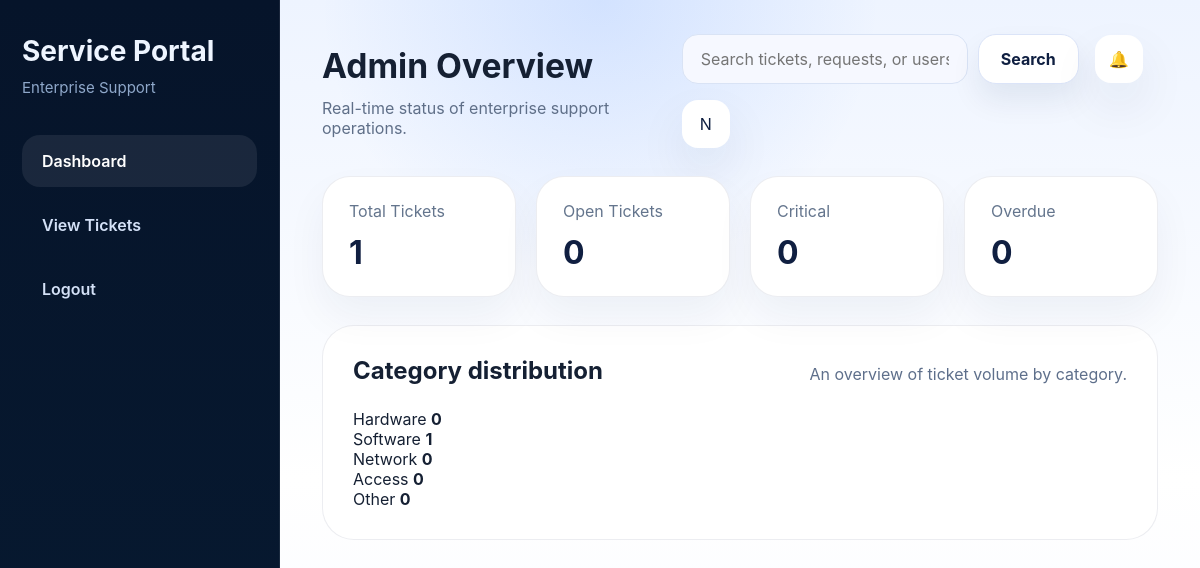
The page /it/dashboard (signed in) on the database its author committed.
### tables this page shows
CREATE TABLE users (
    id INTEGER PRIMARY KEY AUTOINCREMENT,
    username TEXT NOT NULL UNIQUE,
    password TEXT NOT NULL,
    fullname TEXT NOT NULL,
    role TEXT NOT NULL CHECK(role IN ('employee','it'))
, email TEXT, department TEXT);

CREATE TABLE tickets (
    id INTEGER PRIMARY KEY AUTOINCREMENT,
    title TEXT NOT NULL,
    category TEXT NOT NULL,
    priority TEXT NOT NULL,
    severity TEXT NOT NULL,
    description TEXT NOT NULL,
    status TEXT NOT NULL DEFAULT 'Open',
    employee_id INTEGER NOT NULL,
    assigned_to INTEGER,
    created_at TEXT NOT NULL,
    updated_at TEXT NOT NULL,
    resolution_notes TEXT,
    FOREIGN KEY(employee_id) REFERENCES users(id),
    FOREIGN KEY(assigned_to) REFERENCES users(id)
);

### app.py (the view)
        def decorated_view(*args, **kwargs):
            if g.user is None:
                return redirect(url_for('login'))
            if role and g.user['role'] != role:
                flash('Access denied for your role.', 'warning')
                return redirect(url_for(ROLE_ROUTES[g.user['role']]))
            return fn(*args, **kwargs)

### app.py (called while the page is built)
@app.before_request
def load_logged_in_user():
    user_id = session.get('user_id')
    if user_id is None:
        g.user = None
    else:
        g.user = get_user_by_id(user_id)

def login_required(role=None):
    def wrapper(fn):
        def decorated_view(*args, **kwargs):
            if g.user is None:
                return redirect(url_for('login'))
            if role and g.user['role'] != role:
                flash('Access denied for your role.', 'warning')
                return redirect(url_for(ROLE_ROUTES[g.user['role']]))
            return fn(*args, **kwargs)
        decorated_view.__name__ = fn.__name__
        return decorated_view
    return wrapper

@app.route('/it/dashboard')
@login_required('it')
def it_dashboard():
    metrics = dashboard_metrics()
    open_count = metrics['status'].get('Open', 0)
    critical_count = metrics['critical']
    overdue_count = 0
    total = sum(metrics['status'].values())
    return render_template(
        'it_dashboard.html',
        user=g.user,
        metrics=metrics,
        total=total,
        open_count=open_count,
        critical_count=critical_count,
        overdue_count=overdue_count,
        categories=CATEGORIES,
    )

### database/models.py (called while the page is built)
def get_connection():
    conn = sqlite3.connect(DB_PATH)
    conn.row_factory = sqlite3.Row
    return conn

def query_db(query, args=(), one=False):
    conn = get_connection()
    cur = conn.execute(query, args)
    rv = cur.fetchall()
    conn.commit()
    conn.close()
    return (rv[0] if rv else None) if one else rv

def get_user_by_id(user_id):
    return query_db('SELECT * FROM users WHERE id = ?', (user_id,), one=True)

def dashboard_metrics():
    stats = query_db(
        'SELECT status, COUNT(*) AS count FROM tickets GROUP BY status'
    )
    categories = query_db(
        'SELECT category, COUNT(*) AS count FROM tickets GROUP BY category'
    )
    priorities = query_db(
        'SELECT priority, COUNT(*) AS count FROM tickets GROUP BY priority'
    )
    critical = query_db(
        "SELECT COUNT(*) AS count FROM tickets WHERE priority = 'Critical' OR severity = 'Critical'", (), one=True)
    return {
        'status': {row['status']: row['count'] for row in stats},
        'category': {row['category']: row['count'] for row in categories},
        'priority': {row['priority']: row['count'] for row in priorities},
        'critical': critical['count'] if critical else 0
    }

### templates/it_dashboard.html (shortened to what this page needs)
<!DOCTYPE html>
<html lang="en">
<head>
    <link rel="stylesheet" href="{{ url_for('static', filename='css/style.css') }}">
</head>
<body>
    <div class="layout-shell">
        <aside class="sidebar">
            <div class="brand">
                <h2>Service Portal</h2>
                <span>Enterprise Support</span>
            </div>
            <nav>
                <a href="{{ url_for('it_dashboard') }}" class="active">Dashboard</a>
                <a href="{{ url_for('manage_tickets') }}">View Tickets</a>
                <a href="{{ url_for('logout') }}">Logout</a>
            </nav>
        </aside>
        <main class="content">
            <div class="header-top">
                <div class="topbar-left">
                    <h1>Admin Overview</h1>
                    <p>Real-time status of enterprise support operations.</p>
                </div>
                <div class="topbar-actions" style="align-items:center; gap:16px;">
                    <form method="get" class="search-form" style="display:flex; gap:10px; align-items:center;">
                        <div class="search-bar" style="flex:1;">
                            <input type="text" name="search" placeholder="Search tickets, requests, or users..." value="{{ request.args.get('search', '') }}">
                        </div>
                        <button type="submit" class="button button-secondary">Search</button>
                    </form>
                    <div class="notification-pill">🔔</div>
                    <div class="avatar-pill">{{ user['fullname'][0]|upper }}</div>
                </div>
            </div>
            <section class="dashboard-grid">
                <div class="stat-card">
                    <span>Total Tickets</span>
                    <strong>{{ total }}</strong>
                </div>
                <div class="stat-card">
                    <span>Open Tickets</span>
                    <strong>{{ open_count }}</strong>
                </div>
                <div class="stat-card">
                    <span>Critical</span>
                    <strong>{{ critical_count }}</strong>
                </div>
                <div class="stat-card">
                    <span>Overdue</span>
                    <strong>{{ overdue_count }}</strong>
                </div>
            </section>
            <section class="panel">
                <div class="panel-header">
                    <h2>Category distribution</h2>
                    <p>An overview of ticket volume by category.</p>
                </div>
                <div class="info-grid">
                    {% for category in categories %}
                        <div class="chart-card">
                            <span>{{ category }}</span>
                            <strong>{{ metrics['category'].get(category, 0) }}</strong>
                        </div>
                    {% endfor %}
                </div>
            </section>
        </main>
    </div>
</body>
</html>

### static/css/style.css (style rules this page uses)
* { box-sizing: border-box; }
:root { color-scheme: light; font-family: 'Inter', 'Segoe UI', Tahoma, Geneva, Verdana, sans-serif; font-synthesis: none; text-rendering: optimizeLegibility; -webkit-font-smoothing: antialiased; }
html { scroll-behavior: smooth; }
body { margin: 0; min-height: 100vh; background: radial-gradient(circle at top, rgba(10,97,255,0.12), transparent 28%), linear-gradient(180deg, #eef4ff 0%, #ffffff 60%, #f7f9ff 100%); color: #152033; }
a { text-decoration: none; color: inherit; }
button, input, textarea, select { font: inherit; }
.button, button { display: inline-flex; align-items: center; justify-content: center; gap: 8px; padding: 14px 22px; border-radius: 18px; border: 1px solid transparent; font-weight: 700; transition: transform 0.2s ease, box-shadow 0.2s ease, background 0.2s ease, color 0.2s ease; white-space: nowrap; }
.button-secondary { color: #0f1f41; background: #ffffff; border-color: #dbe4f8; box-shadow: 0 16px 30px rgba(15,35,80,0.08); }
.layout-shell { display: grid; grid-template-columns: 280px 1fr; min-height: 100vh; }
.sidebar { padding: 34px 22px; background: linear-gradient(180deg, #06142a 0%, #071a31 100%); color: #eef5ff; border-right: 1px solid rgba(255,255,255,0.08); }
.sidebar .brand h2 { margin: 0; font-size: 1.75rem; }
.sidebar .brand span { margin-top: 10px; display: inline-block; color: #8fa8ca; font-size: 0.94rem; }
.sidebar nav { margin-top: 38px; display: grid; gap: 12px; }
.sidebar nav a { display: block; padding: 16px 20px; border-radius: 18px; color: #d4e1f7; font-weight: 600; transition: background 0.2s ease, color 0.2s ease; }
.sidebar nav a.active, .sidebar nav a:hover { color: #ffffff; background: rgba(255,255,255,0.08); }
.content { padding: 34px 42px; }
.header-top { display: flex; justify-content: space-between; gap: 18px; align-items: center; margin-bottom: 28px; }
.topbar-left h1 { margin: 0; font-size: clamp(2rem, 2.8vw, 2.8rem); }
.topbar-left p { margin: 12px 0 0; color: #5f6f88; }
.topbar-actions { display: flex; align-items: center; gap: 16px; flex-wrap: wrap; }
.search-bar { display: flex; align-items: center; gap: 12px; width: min(520px, 100%); }
.search-bar input { width: 100%; padding: 14px 18px; border-radius: 16px; border: 1px solid #d9e3f5; background: #f6f8ff; color: #182135; }
.notification-pill, .avatar-pill { width: 48px; height: 48px; border-radius: 16px; display: inline-flex; align-items: center; justify-content: center; background: #ffffff; box-shadow: 0 22px 50px rgba(15,35,80,0.08); color: #0f1f41; }
.dashboard-grid { display: grid; grid-template-columns: repeat(4, minmax(0, 1fr)); gap: 20px; margin-bottom: 28px; }
.dashboard-grid .stat-card { padding: 24px 26px; background: #ffffff; border-radius: 28px; border: 1px solid rgba(15,35,80,0.08); box-shadow: 0 20px 40px rgba(15,35,80,0.05); }
.stat-card span { color: #64758d; }
.stat-card strong { display: block; margin-top: 12px; font-size: 2rem; color: #101f41; }
.panel { background: #ffffff; border-radius: 32px; padding: 30px; border: 1px solid rgba(15,35,80,0.08); }
.panel-header { display: flex; justify-content: space-between; align-items: flex-start; gap: 16px; }
.panel-header h2 { margin: 0; }
.panel-header p { margin: 8px 0 0; color: #5e6f8b; }
.info-grid { grid-template-columns: repeat(3, minmax(0, 1fr)); gap: 20px; margin-top: 24px; }

### rows shown on the page
users: fullname "N"
tickets: category "Software", category.get "1"

### other values the page prints
{{ total }} "1"
{{ open_count }} "0"
{{ critical_count }} "0"
{{ overdue_count }} "0"
{{ category }} "Hardware" "Network" "Access" "Other"
{{ metrics['category'].get(category, 0) }} "0" "0" "0" "0"
